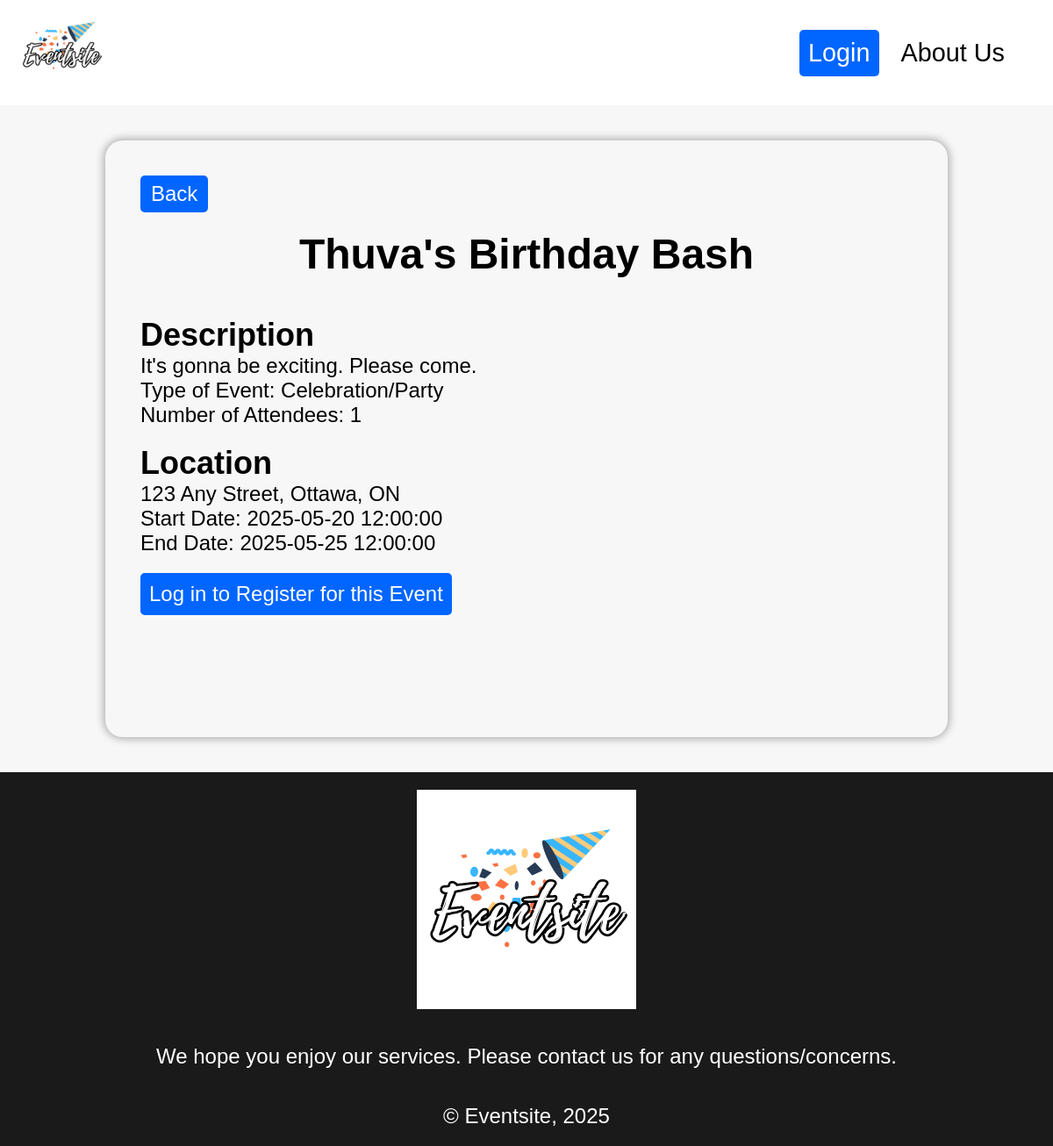
Page /public/server/displayevent.php?eventid=1 on the committed database.
### tables this page shows
CREATE TABLE IF NOT EXISTS `EVENT` (
    Event_Id INT AUTO_INCREMENT,
    Event_Name VARCHAR(100) NOT NULL,
    Event_Description TEXT NOT NULL,
    Event_Type_Id INT NOT NULL,
    Start_Date DATETIME NOT NULL,
    End_Date DATETIME NOT NULL,
    Visibility ENUM('Public','Private') NOT NULL,
    Address VARCHAR(255) NOT NULL,
    City VARCHAR(100) NOT NULL,
    Province VARCHAR(100) NOT NULL,
    Postal_Code VARCHAR(20) NOT NULL,
    CONSTRAINT EventPK PRIMARY KEY (`Event_ID`),
    CONSTRAINT Event_Event_IdFK FOREIGN KEY (`Event_Type_Id`) 
      REFERENCES `event_type`(`Event_Type_Id`) 
        ON UPDATE NO ACTION
        ON DELETE NO ACTION
);

CREATE TABLE IF NOT EXISTS `EVENT_TYPE` (
  Event_Type_Id INT AUTO_INCREMENT,
  Type VARCHAR(50) NOT NULL,
  CONSTRAINT Event_Type_IdPK PRIMARY KEY (`Event_Type_Id`)
);

### private/functions/connection.php (called while the page is built, shortened)
<?php
function confirm_not_empty($result_set) {
  if(mysqli_num_rows($result_set) > 0) {
    return true;
  }
  else {
    return false;
  }
}
?>

### public/server/displayevent.php (the view, shortened to what this page needs)
<?php
  require_once "../../private/functions/connection.php";
  $database = db_connect();
?>
<!DOCTYPE html>
<html lang="en">
<head>
  <link rel="stylesheet" href="../css/general.css" type="text/css">
</head>
<body>
  <?php
    if(isset($_SESSION["Email"])) {
      include "../../private/functions/loggedinheader.php";
    }
    else {
      include "../../private/functions/header.php";
    }
  ?>
  <main class="displayeventbox">
    <?php
      if(isset($_SESSION["Email"])) {
        echo '<a class="smallbutton" href="browse.php">Back to Home</a>';
      }
      else {
        echo '<button class="backbutton" onclick="history.back()">Back</button>';
      }
      $eventid = $_GET['eventid'];
      $sql = "SELECT * FROM EVENT JOIN USER_EVENT ON EVENT.Event_Id = USER_EVENT.Event_Id ";
      $sql .= "JOIN USER ON USER.Email_Address = USER_EVENT.Email_Address ";
      $sql .= "JOIN EVENT_TYPE ON EVENT.Event_Type_Id = EVENT_TYPE.Event_Type_Id ";
      $sql .= "WHERE EVENT.Event_Id = $eventid AND USER_EVENT.Relationship = 'Owner';";
      $result_set = mysqli_query($database, $sql);
      $countsql = "SELECT COUNT(*) AS Attending ";
      $countsql .= "FROM EVENT JOIN USER_EVENT ON EVENT.Event_Id = USER_EVENT.Event_Id ";
      $countsql .= "WHERE Relationship = 'Participant' AND ";
      $countsql .= 'EVENT.Event_Id = ' . $eventid . ';';
      $count_result_set = mysqli_query($database, $countsql);
      $attending = mysqli_num_rows($count_result_set);
      if (confirm_not_empty($result_set)) {
        $result = mysqli_fetch_assoc($result_set);
        echo '<h1>' . $result['Event_Name'] . '</h1>';
        echo '<section>';
        echo '<h2>Description</h2>';
        echo '<p>' . $result['Event_Description'] . '</p>';
        echo '<p>Type of Event: ' . $result['Type'] . '</p>';
        echo '<p>Number of Attendees: ' . $attending . '</p>';
        echo '</section>';
        echo '<section>';
        echo '<h2>Location</h2>';
        echo '<p>' . $result['Address'] . ', ' .$result['City'] . ', '
                  . $result['Province'] . '</p>';
        echo '<p>Start Date: ' . $result['Start_Date'] . '</p>';
        echo '<p>End Date: ' . $result['End_Date'] . '</p>';
        echo '</section>';
      }
      else {
        echo 'No event information found.';
      }
      $End_Date = strtotime($result['End_Date']);
      $Current_Time = $_SERVER['REQUEST_TIME'];
      if (!isset($_SESSION["Email"]) && $End_Date > $Current_Time) {
        echo '<a class="smallbutton" href="login.php?eventid='
              . $eventid . '">Log in to Register for this Event</a>';
      }
      elseif (!confirm_not_empty($relationship_result_set) && $End_Date > $Current_Time) {
        echo '<a class="smallbutton" href="validateregister.php?eventid='
              . $eventid . '">Register for this Event</a>';
      }
      elseif ($relationship_result['Relationship'] === "Participant" && $End_Date > $Current_Time) {
        echo '<a class="smallbutton" id="deletebutton" href="validateregister.php?eventid='
                . $eventid . '">Cancel Registration</a>';
      }
      else {
        echo "<p>This is an old event</p>";
      }
    ?>
  </main>
  <?php
    include "../../private/functions/footer.php";
  ?>
</body>

### public/css/general.css (style rules this page uses)
* { margin:0; padding:0; }
body { position:relative; background-color: #f7f7f7; font-size:24px; font-family:'Gill Sans', 'Gill Sans MT', Calibri, 'Trebuchet MS', sans-serif; }
main { position:relative; box-sizing:border-box; min-height:85vh; }
.smallbutton { display:inline-block; background-color:rgb(0, 102, 255); color:white; padding:10px; border-radius:5px; text-decoration-line:none; width:fit-content; }
h1 { text-align:center; margin-bottom:0.5em; }
button { background-color:rgb(0, 102, 255); color:white; padding:0.3em 0.5em; border-radius:5px; border:none; font-size:1em; cursor:pointer; width:100%; }
.backbutton { width:fit-content; }
.displayeventbox, .displayaccountbox, .aboutusbox { margin:40px auto; box-sizing:border-box; width:80%; padding: 40px; border-radius:20px; box-shadow: 0px 0px 10px 2px rgb(173, 172, 172); display:flex; flex-direction:column; gap:20px; }

### rows in the picture
event: Event_Name "Thuva's Birthday Bash", Event_Description "It's gonna be exciting. Please come.", Event_Type_Id.Type "Celebration/Party", Address "123 Any Street", City "Ottawa", Province "ON", Start_Date "2025-05-20 12:00:00", End_Date "2025-05-25 12:00:00"

### other values in the picture
$attending "1"
